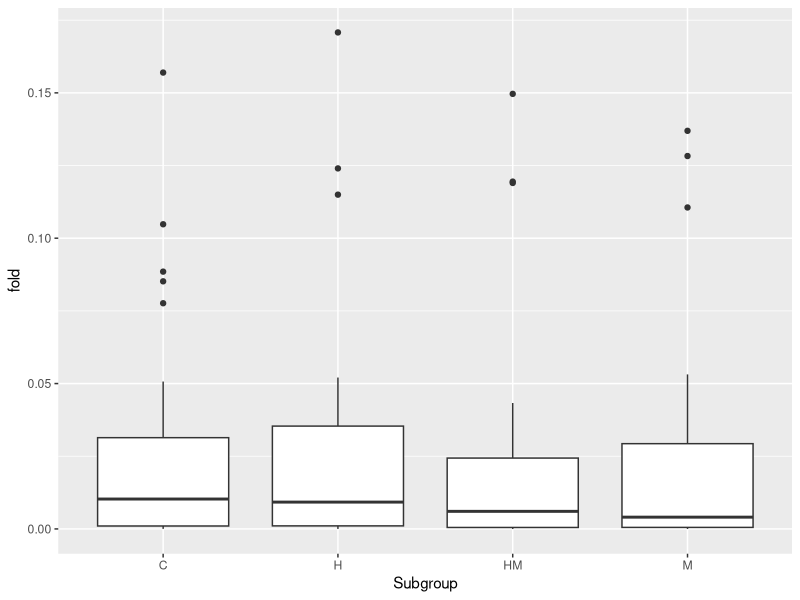
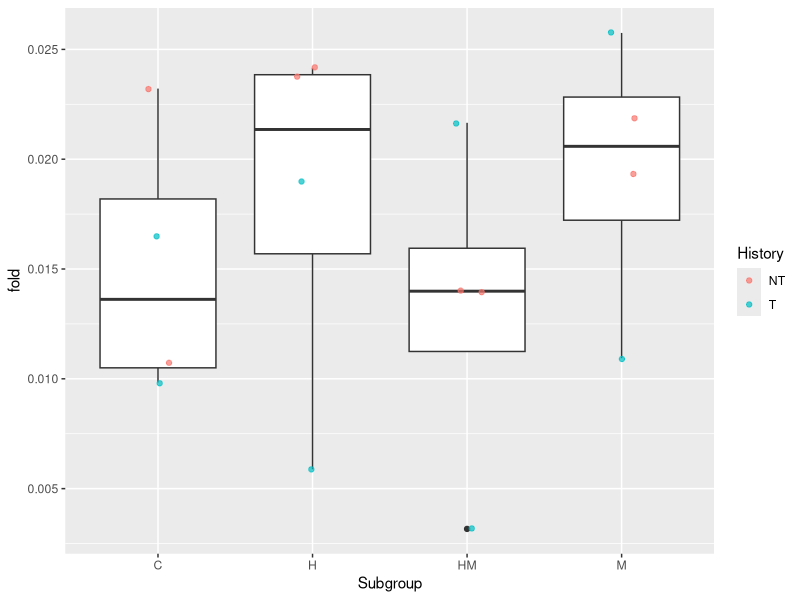
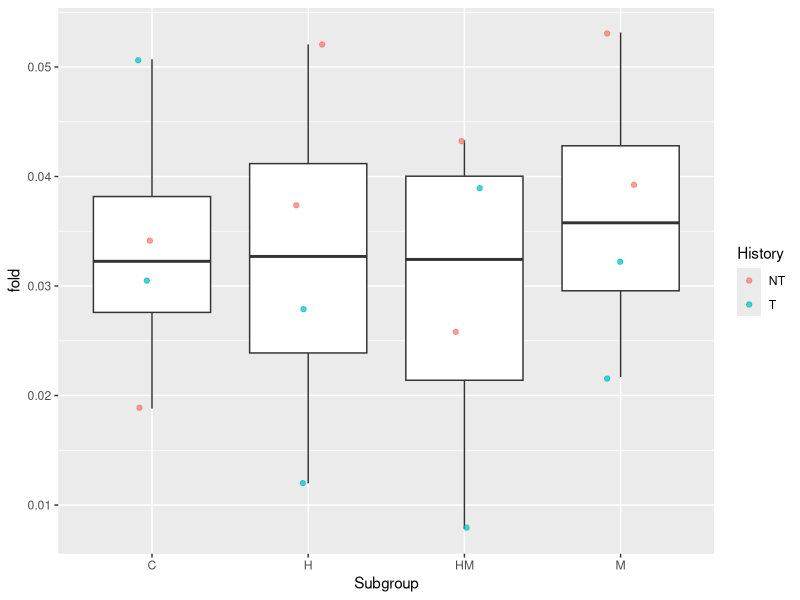
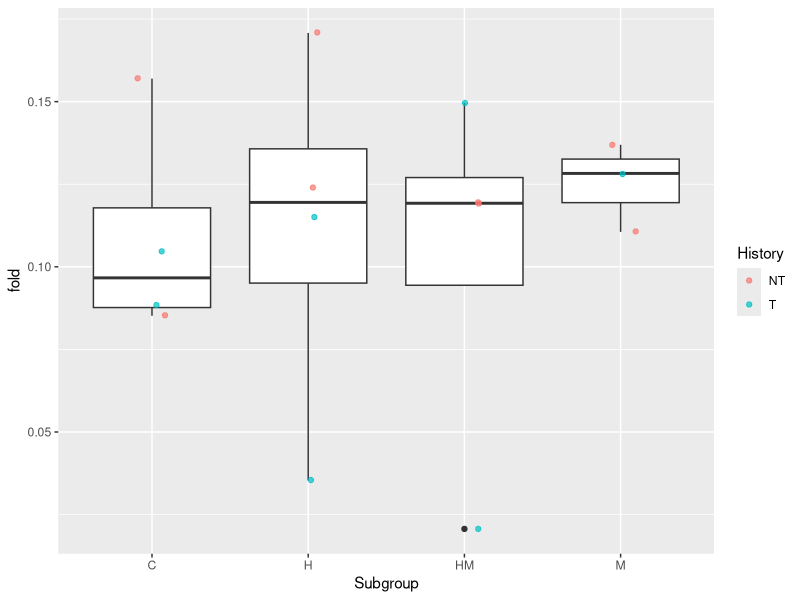
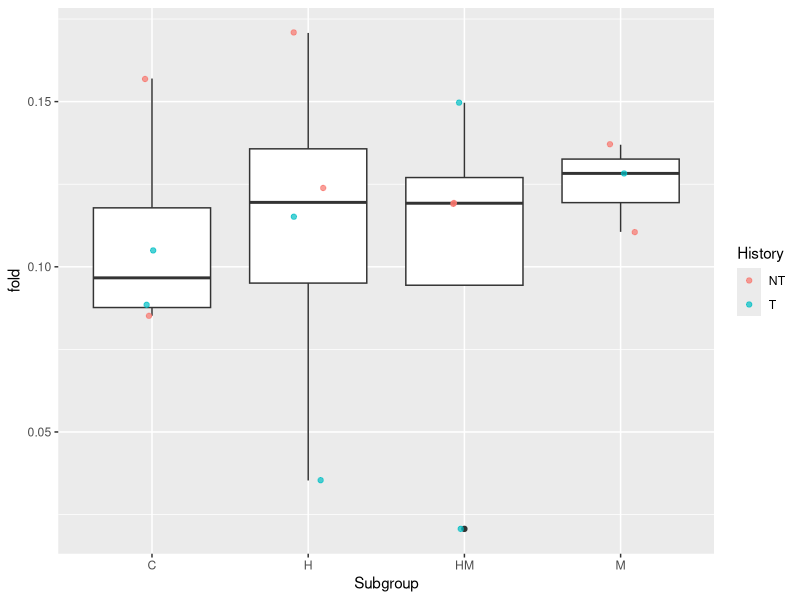
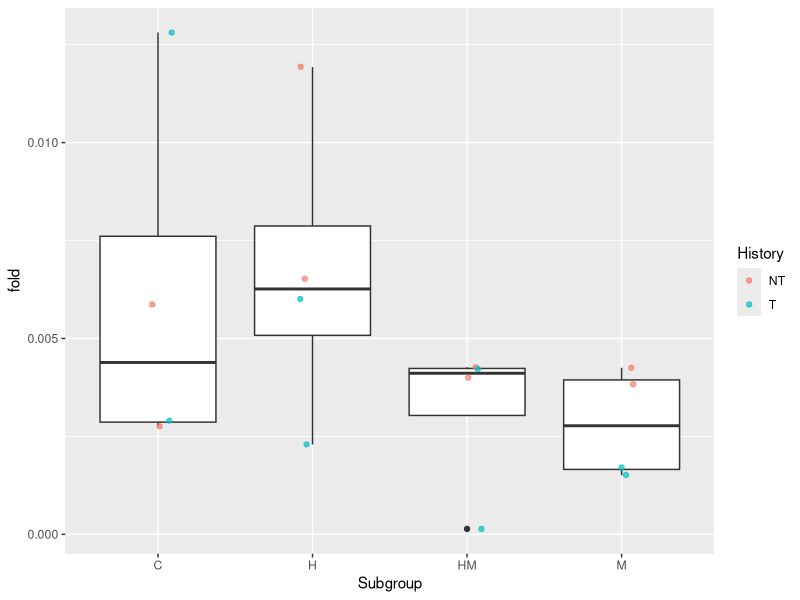
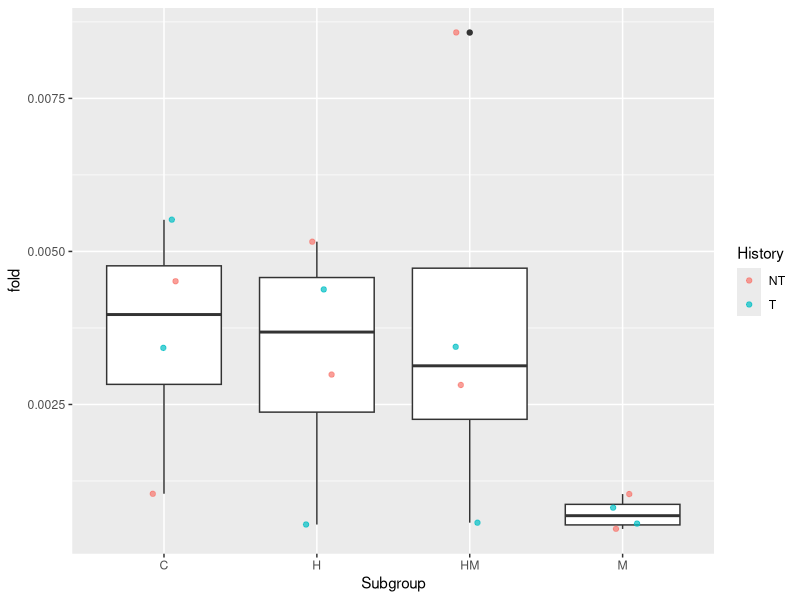
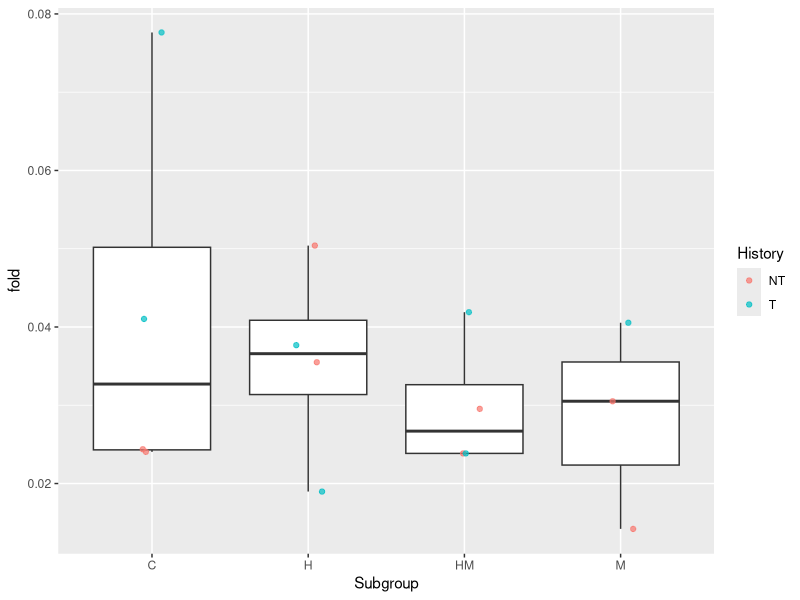

Recreate these plots in R, in order.
## ---- chunk 1
library(tidyverse)
## ---- chunk 2
nqpcr <- read.csv("../data/qpcr-fold.csv", header = TRUE) 
## ---- chunk 3
ggplot(data = nqpcr, mapping = aes(x = Subgroup, y = fold)) + 
  geom_boxplot()


## ---- chunk 4
nqpcr %>%
  filter(Target == "Cg_ATPsynthase(1385/6)") %>%
ggplot(mapping = aes(x = Subgroup, y = fold)) + 
  geom_boxplot()  +
  geom_jitter(aes(color = History), width = 0.1, alpha = 0.7)


## ---- chunk 5
nqpcr %>%
  filter(Target == "Cg_citratesynthase(1383/4)") %>%
ggplot(mapping = aes(x = Subgroup, y = fold)) + 
  geom_boxplot()  +
  geom_jitter(aes(color = History), width = 0.1, alpha = 0.7)


## ---- chunk 6
nqpcr %>%
  filter(Target == "Cg_GAPDH(1172/3)") %>%
ggplot(mapping = aes(x = Subgroup, y = fold)) + 
  geom_boxplot()  +
  geom_jitter(aes(color = History), width = 0.1, alpha = 0.7)


## ---- chunk 7
nqpcr %>%
  filter(Target == "Cg_GAPDH(1172/3)")  %>%
ggplot(mapping = aes(x = Subgroup, y = fold)) + 
  geom_boxplot()  +
  geom_jitter(aes(color = History), width = 0.1, alpha = 0.7)

## ---- chunk 8
nqpcr %>%
  filter(Target == "IL-17_internal(256/7)")  %>%
ggplot(mapping = aes(x = Subgroup, y = fold)) + 
  geom_boxplot()  +
  geom_jitter(aes(color = History), width = 0.1, alpha = 0.7)

## ---- chunk 9
nqpcr %>%
  filter(Target == "Cg_HSP70(598/9)")  %>%
ggplot(mapping = aes(x = Subgroup, y = fold)) + 
  geom_boxplot()  +
  geom_jitter(aes(color = History), width = 0.1, alpha = 0.7)

## ---- chunk 10
nqpcr %>%
  filter(Target == "Cg_HSP90(1532/3)")  %>%
ggplot(mapping = aes(x = Subgroup, y = fold)) + 
  geom_boxplot()  +
  geom_jitter(aes(color = History), width = 0.1, alpha = 0.7)

## ---- chunk 11
nqpcr %>%
  filter(Target == "Cg_VIPERIN(1828/9)")  %>%
ggplot(mapping = aes(x = Subgroup, y = fold)) + 
  geom_boxplot()  +
  geom_jitter(aes(color = History), width = 0.1, alpha = 0.7)

## ---- chunk 12
nqpcr %>%
  filter(Target == "Cg_Def(1160/1)")  %>%
ggplot(mapping = aes(x = Subgroup, y = fold)) + 
  geom_boxplot()  +
  geom_jitter(aes(color = History), width = 0.1, alpha = 0.7)

